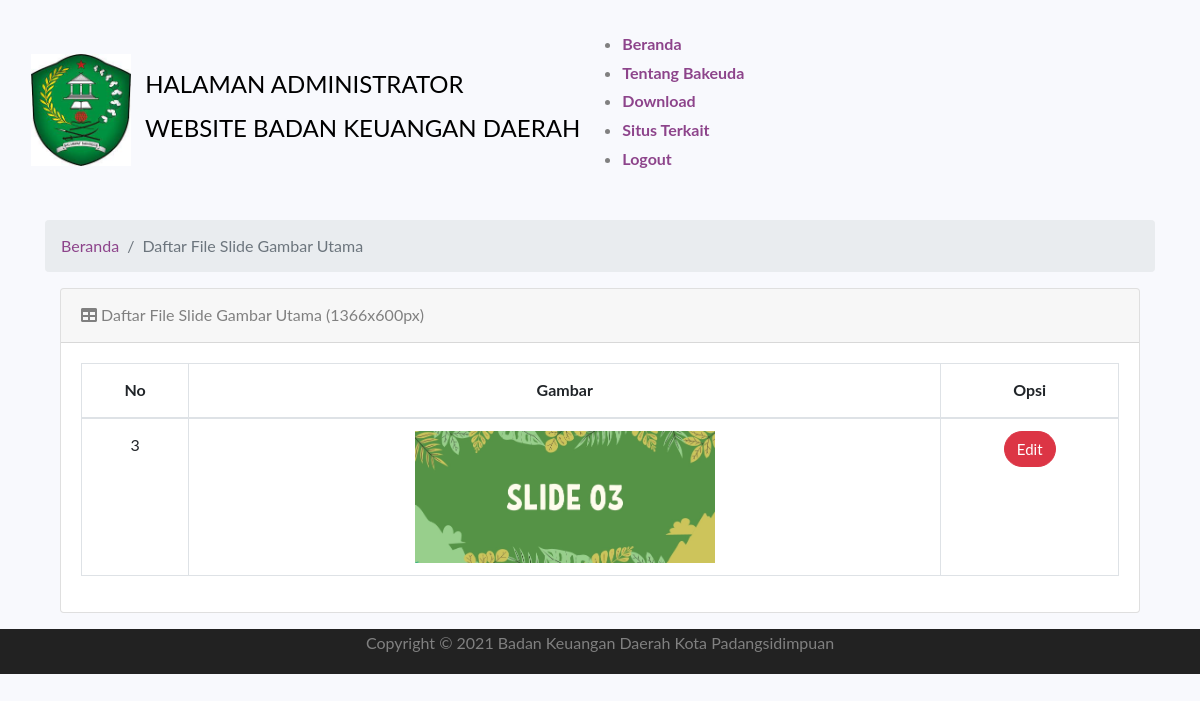
Page /index.php/administrator/slidegambarutama on the earlier database version.
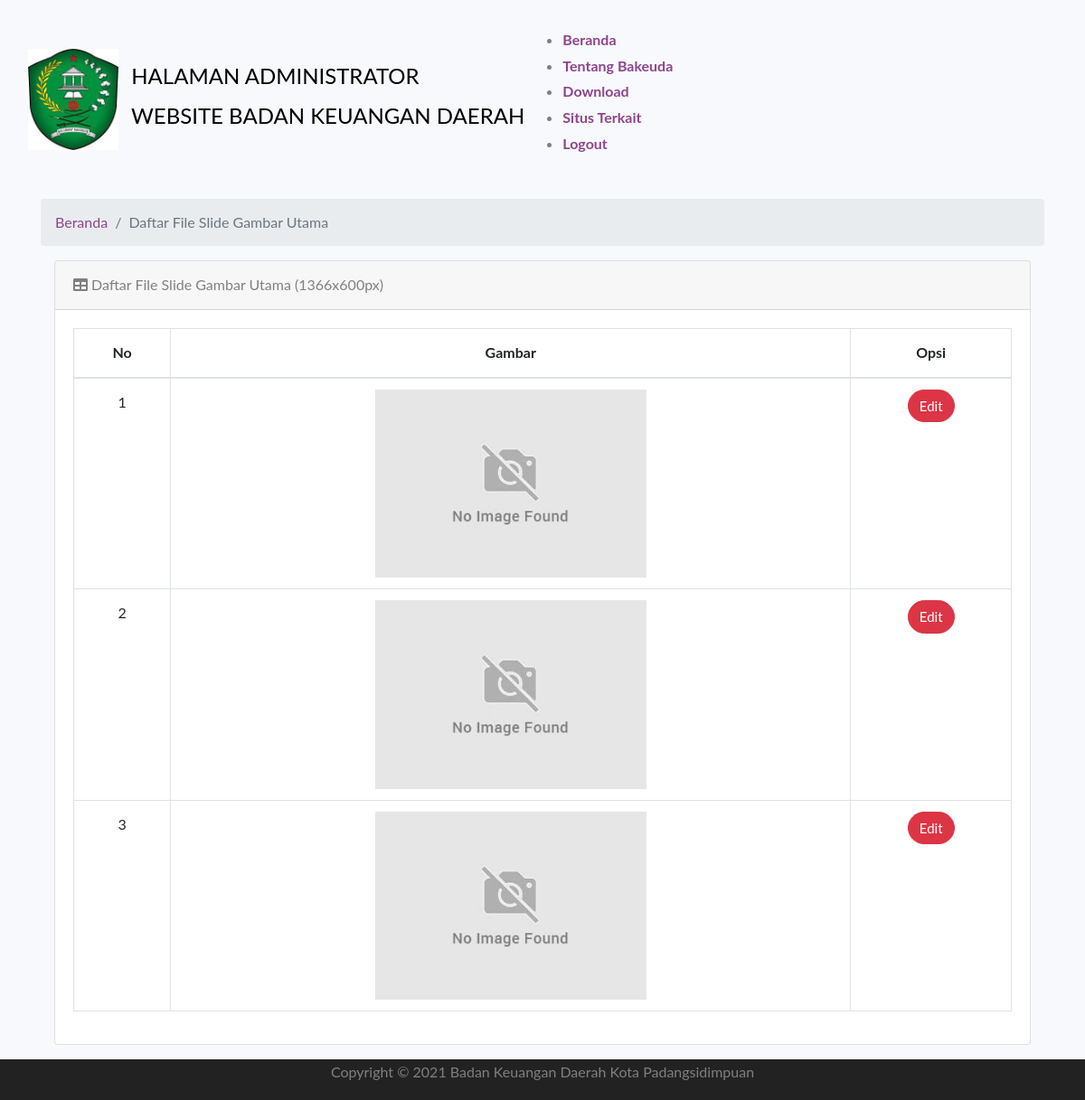
Same page on the later database version.
### tables this page shows
CREATE TABLE `tbl_slidegambarutama` (
  `id_slidegambarutama` int(11) NOT NULL,
  `nama_berkas` varchar(128) NOT NULL
);

### application/controllers/Administrator.php (called while the page is built, shortened)
<?php
class Administrator extends CI_Controller {
	public function __construct()
	{
		$this->load->helper('url');
		$this->load->helper('form');
		$this->load->library('form_validation');
		$this->load->model('model_login');
		$this->load->model('model_download');
		$this->load->model('model_bangunanbakeuda');
		$this->load->model('model_profil');
		$this->load->model('model_galeri');
		$this->load->model('model_slidegambarutama');
		$this->load->model('model_tentangbakeuda');
		$this->load->model('model_video');
		$this->load->model('model_berita');
		$this->load->library('session');
	}
	public function slidegambarutama()
	{
        $data['content'] = $this->model_slidegambarutama->Tampilslidegambarutama();
		$this->load->view('administrator/slidegambarutama',$data);
	}
}

### index.php (called while the page is built, shortened)
<?php
require_once BASEPATH.'core/CodeIgniter.php';

### application/models/Model_slidegambarutama.php (called while the page is built, shortened)
<?php if ( ! defined('BASEPATH')) exit('No direct script access allowed');
class Model_slidegambarutama extends CI_Model {
	function Tampilslidegambarutama()
    {
		$this->db->order_by('id_slidegambarutama');
        return $this->db->from('tbl_slidegambarutama')
			->get();
    }
}

### application/views/administrator/slidegambarutama.php (the view, shortened to what this page needs)
<BR>
    <section id_slidegambarutama="services" class="services">
      <div class="container">
      <ol class="breadcrumb" >
        <li class="breadcrumb-item">
          <a href="<?php echo base_url('administrator/home')?>">Beranda</a>
        </li>
        <li class="breadcrumb-item active">Daftar File Slide Gambar Utama</li>
      </ol>
      <div class="container">
  <div class="card mb-3">
        <div class="card-header">
          <i class="fa fa-table"></i> Daftar File Slide Gambar Utama (1366x600px)</div>
        <div class="card-body">
          <div class="table-responsive">
          <table class="table table-bordered" id="example" width="100%" cellspacing="0">
              <thead>
                <tr class="text-center">
                  <th>No</th>
                  <th>Gambar</th>
                  <th>Opsi</th>
                </tr>
              </thead>
            <tbody  class="text-center">
                <tr>
                <?php
                  foreach ($content->result() as $data) : ?>
                  <td><?php echo $data->id_slidegambarutama; ?></td>
                  <td><img width="300" src="<?php echo base_url(); ?>uploads/<?php echo $data->nama_berkas; ?>"/></td>
                        <td>
                    <a href="<?php echo base_url()?>administrator/slidegambarutamaedit/<?php echo $data->id_slidegambarutama; ?>" class="btn btn-danger">Edit</i></a>
                  </td>
                </tr>
                    <?php
                    endforeach;
                  ?>
              </tbody>
            </table>
          </div>
        </div>
      </div>
    </div>
  </div>

Differences in the rows shown:
added tbl_slidegambarutama: id_slidegambarutama "1", nama_berkas (placeholder picture)
added tbl_slidegambarutama: id_slidegambarutama "2", nama_berkas (placeholder picture)
changed tbl_slidegambarutama id 3: nama_berkas: picture removed, a placeholder shows
